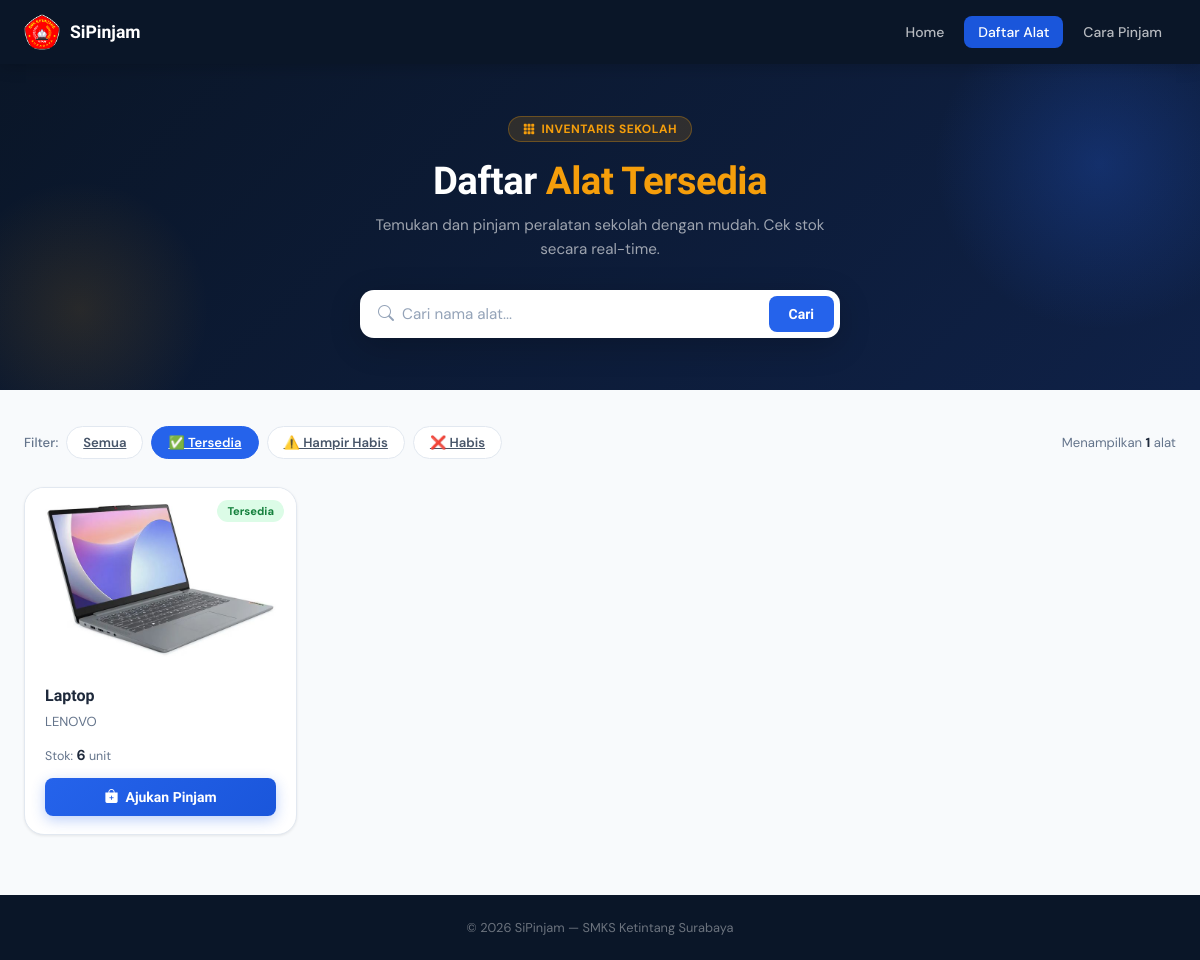
Screenshot of /user/daftar_alat.php?filter=tersedia with the database file from the repository.
### tables this page shows
CREATE TABLE `barang` (
  `id` int(11) NOT NULL,
  `nama_barang` varchar(100) DEFAULT NULL,
  `deskripsi` text DEFAULT NULL,
  `stok` int(11) NOT NULL DEFAULT 0,
  `foto` varchar(255) DEFAULT NULL
);

### user/daftar_alat.php (the view, shortened to what this page needs)
<?php
include '../koneksi.php';
$search = isset($_GET['search']) ? mysqli_real_escape_string($conn, $_GET['search']) : '';
$filter = isset($_GET['filter']) ? $_GET['filter'] : 'semua';
$where = "WHERE 1=1";
if ($filter === 'tersedia')   $where .= " AND stok > 3";
$barang_list = mysqli_query($conn, "SELECT * FROM barang $where ORDER BY nama_barang ASC");
$total = mysqli_num_rows($barang_list);
?>
<!DOCTYPE html>
<html lang="id">
<head>
  <link href="https://cdn.jsdelivr.net/npm/bootstrap-icons@1.11.3/font/bootstrap-icons.css" rel="stylesheet">
  <link rel="stylesheet" href="../assets/css/daftar_alat.css">
</head>
<body>
<nav class="da-navbar">
  <div class="da-navbar-inner">
    <a href="../index.php" class="da-brand">
  <div class="da-brand-icon">
    <img src="../assets/img/logo-smk.png" alt="SMK Ketintang" />
  </div>
  <div class="da-brand-name">SiPinjam</div>
</a>
    <div class="da-nav-links">
      <a href="../index.php" class="da-nav-link">Home</a>
      <a href="daftar_alat.php" class="da-nav-link active">Daftar Alat</a>
      <a href="../index.php#cara-pinjam" class="da-nav-link">Cara Pinjam</a>
    </div>
  </div>
</nav>
<div class="da-hero">
  <div class="da-hero-content">
    <div class="da-hero-tag"><i class="bi bi-grid-3x3-gap-fill"></i> Inventaris Sekolah</div>
    <h1 class="da-hero-title">Daftar <span>Alat Tersedia</span></h1>
    <p class="da-hero-desc">Temukan dan pinjam peralatan sekolah dengan mudah. Cek stok secara real-time.</p>
    <form method="GET" action="">
      <div class="da-search-wrap">
        <i class="bi bi-search"></i>
        <input type="text" name="search" placeholder="Cari nama alat..." value="<?= htmlspecialchars($search) ?>">
        <button type="submit" class="da-search-btn">Cari</button>
      </div>
    </form>
  </div>
</div>
<div class="da-wrapper">
  <div class="da-filter-bar">
    <div class="da-filter-left">
      <span class="da-filter-label">Filter:</span>
      <a href="?filter=semua<?= $search ? '&search='.urlencode($search) : '' ?>"
         class="da-filter-btn <?= $filter === 'semua' ? 'active' : '' ?>">Semua</a>
      <a href="?filter=tersedia<?= $search ? '&search='.urlencode($search) : '' ?>"
         class="da-filter-btn <?= $filter === 'tersedia' ? 'active' : '' ?>">✅ Tersedia</a>
      <a href="?filter=hampir<?= $search ? '&search='.urlencode($search) : '' ?>"
         class="da-filter-btn <?= $filter === 'hampir' ? 'active' : '' ?>">⚠️ Hampir Habis</a>
      <a href="?filter=habis<?= $search ? '&search='.urlencode($search) : '' ?>"
         class="da-filter-btn <?= $filter === 'habis' ? 'active' : '' ?>">❌ Habis</a>
    </div>
    <div class="da-result-count">
      Menampilkan <strong><?= $total ?></strong> alat
    </div>
  </div>
  <?php if ($total > 0): ?>
  <div class="da-grid">
    <?php while($alat = mysqli_fetch_assoc($barang_list)):
      $stok = $alat['stok'] ?? 0;
      $foto = !empty($alat['foto']) ? '../assets/img/' . $alat['foto'] : null;
      $badge_class = $stok > 3 ? 'badge-tersedia' : ($stok > 0 ? 'badge-hampir' : 'badge-habis');
      $badge_label = $stok > 3 ? 'Tersedia' : ($stok > 0 ? 'Hampir Habis' : 'Habis');
      $tersedia    = $stok > 0;
    ?>
    <div class="da-card">
      <div class="da-card-img">
        <?php if($foto): ?>
          <img src="<?= htmlspecialchars($foto) ?>" alt="<?= htmlspecialchars($alat['nama_barang']) ?>">
        <?php else: ?>
          <div class="da-card-img-placeholder"><i class="bi bi-box-seam"></i></div>
        <?php endif; ?>
        <span class="da-card-badge <?= $badge_class ?>"><?= $badge_label ?></span>
      </div>
      <div class="da-card-body">
        <div class="da-card-name"><?= htmlspecialchars($alat['nama_barang']) ?></div>
        <div class="da-card-desc"><?= htmlspecialchars($alat['deskripsi'] ?: 'Tidak ada deskripsi.') ?></div>
        <div class="da-card-stok">
          <div class="da-stok-info">
            Stok: <strong><?= $stok ?></strong> unit
          </div>
        </div>
        <?php if($tersedia): ?>
          <button class="da-card-btn available"
            onclick="openModalPinjam(<?= $alat['id'] ?>, '<?= htmlspecialchars($alat['nama_barang'], ENT_QUOTES) ?>', <?= $stok ?>, '<?= $foto ? htmlspecialchars($foto, ENT_QUOTES) : '' ?>')">
            <i class="bi bi-bag-plus-fill"></i> Ajukan Pinjam
          </button>
        <?php else: ?>
          <button class="da-card-btn disabled" disabled>
            <i class="bi bi-x-circle"></i> Stok Habis
          </button>
        <?php endif; ?>
      </div>
    </div>
    <?php endwhile; ?>
  </div>
  <?php endif; ?>
</div>
<footer class="da-footer">
  © 2026 SiPinjam — SMKS Ketintang Surabaya
</footer>
</body>
</html>

### rows the page displays
barang: foto (picture), stok "Tersedia", nama_barang "Laptop", deskripsi "LENOVO", stok "6"

### other values shown
$total "1"
